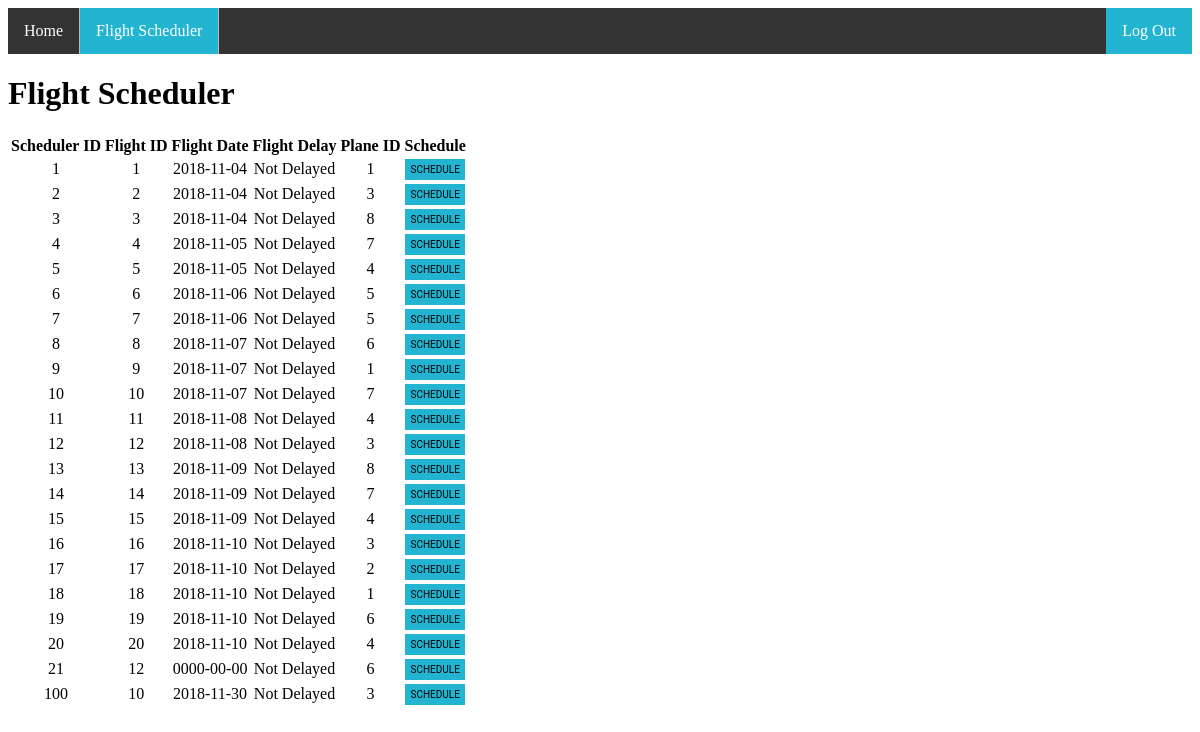
Page /AirlineDBMS/flightscheduler.php on the committed database.
### tables this page shows
CREATE TABLE `flight_scheduler` (
  `scheduler_id` int(6) NOT NULL,
  `flight_id` int(6) NOT NULL,
  `flight_date` date NOT NULL,
  `flight_delay` enum('Not Delayed','Delayed','','') NOT NULL,
  `plane_id` varchar(6) NOT NULL
);

### AirlineDBMS/flightscheduler.php (the view, shortened to what this page needs)
<!DOCTYPE html>
<head>
	<link href="css.css" rel="stylesheet" type="text/css">
</head>
<body>
	<div class="navBar">
		<ul>
		  <li><a href="index.php">Home</a></li>
		  <li><a class="active" href="flightscheduler.php">Flight Scheduler</a></li>
		  <li style="float:right"><a class="logout" href="logout.php">Log Out</a></li>
		</ul>
	</div>
	<h1>Flight Scheduler </h1>
	<table>
        <thead>
            <tr>
                <th>Scheduler ID</th>
                <th>Flight ID</th>
                <th>Flight Date</th>
                <th>Flight Delay</th>
                <th>Plane ID</th>
                <th>Schedule</th>
            </tr>
        </thead>
		<tbody align="center">
			<?php
			$database = new DbConnect();
			$databaseconnect = $database->connect();
			$query = " SELECT * FROM flight_scheduler";
			$result = mysqli_query($databaseconnect,$query);
			while($row = mysqli_fetch_array($result)){?>
				<tr>
                    <td><?php    echo $row["scheduler_id"];  ?></td>
                    <td><?php  echo $row["flight_id"];  ?></td>
                    <td><?php  echo $row["flight_date"];   ?></td>
                    <td><?php  echo $row["flight_delay"];  ?></td>
                    <td><?php  echo $row["plane_id"];  ?></td>
    				<td><a class="button" href="/AirlineDMBS/AirlineDBMS/seatbooking.php?sid=<?php echo $row["scheduler_id"]?>">Schedule</a></td>
            	</tr><?php
			}
		?>
        </tbody>
    </table>
</body>

### AirlineDBMS/css.css (style rules this page uses)
.navBar ul { list-style-type: none; margin: 0; padding: 0; overflow: hidden; background-color: #333; }
.navBar li { float: left; border-right:1px solid #bbb; }
.navBar li:last-child { border-right: none; }
.navBar li a { display: block; color: white; text-align: center; padding: 14px 16px; text-decoration: none; }
.active { background-color: #23B4D1; }
.logout { background: #23B4D1; }
.button { font-family: "Roboto", sans-serif; text-transform: uppercase; outline: 0; background: #23B4D1; border: 0; padding: 5px; color: #FFFFFF; font-size: 10px; -webkit-transition: all 0.3 ease; transition: all 0.3 ease; cursor: pointer; }

### AirlineDBMS/flightscheduler.php (style rules this page uses)
a.button { -webkit-appearance: button; -moz-appearance: button; appearance: button; text-decoration: none; color: initial; }

### rows in the picture
flight_scheduler: scheduler_id "1", flight "1", flight_date "2018-11-04", flight_delay "Not Delayed", plane "1"
flight_scheduler: scheduler_id "2", flight "2", flight_date "2018-11-04", flight_delay "Not Delayed", plane "3"
flight_scheduler: scheduler_id "3", flight "3", flight_date "2018-11-04", flight_delay "Not Delayed", plane "8"
flight_scheduler: scheduler_id "4", flight "4", flight_date "2018-11-05", flight_delay "Not Delayed", plane "7"
flight_scheduler: scheduler_id "5", flight "5", flight_date "2018-11-05", flight_delay "Not Delayed", plane "4"
flight_scheduler: scheduler_id "6", flight "6", flight_date "2018-11-06", flight_delay "Not Delayed", plane "5"
flight_scheduler: scheduler_id "7", flight "7", flight_date "2018-11-06", flight_delay "Not Delayed", plane "5"
flight_scheduler: scheduler_id "8", flight "8", flight_date "2018-11-07", flight_delay "Not Delayed", plane "6"
flight_scheduler: scheduler_id "9", flight "9", flight_date "2018-11-07", flight_delay "Not Delayed", plane "1"
flight_scheduler: scheduler_id "10", flight "10", flight_date "2018-11-07", flight_delay "Not Delayed", plane "7"
flight_scheduler: scheduler_id "11", flight "11", flight_date "2018-11-08", flight_delay "Not Delayed", plane "4"
flight_scheduler: scheduler_id "12", flight "12", flight_date "2018-11-08", flight_delay "Not Delayed", plane "3"
flight_scheduler: scheduler_id "13", flight "13", flight_date "2018-11-09", flight_delay "Not Delayed", plane "8"
flight_scheduler: scheduler_id "14", flight "14", flight_date "2018-11-09", flight_delay "Not Delayed", plane "7"
flight_scheduler: scheduler_id "15", flight "15", flight_date "2018-11-09", flight_delay "Not Delayed", plane "4"
flight_scheduler: scheduler_id "16", flight "16", flight_date "2018-11-10", flight_delay "Not Delayed", plane "3"
flight_scheduler: scheduler_id "17", flight "17", flight_date "2018-11-10", flight_delay "Not Delayed", plane "2"
flight_scheduler: scheduler_id "18", flight "18", flight_date "2018-11-10", flight_delay "Not Delayed", plane "1"
flight_scheduler: scheduler_id "19", flight "19", flight_date "2018-11-10", flight_delay "Not Delayed", plane "6"
flight_scheduler: scheduler_id "20", flight "20", flight_date "2018-11-10", flight_delay "Not Delayed", plane "4"
flight_scheduler: scheduler_id "21", flight "12", flight_date "0000-00-00", flight_delay "Not Delayed", plane "6"
flight_scheduler: scheduler_id "100", flight "10", flight_date "2018-11-30", flight_delay "Not Delayed", plane "3"
